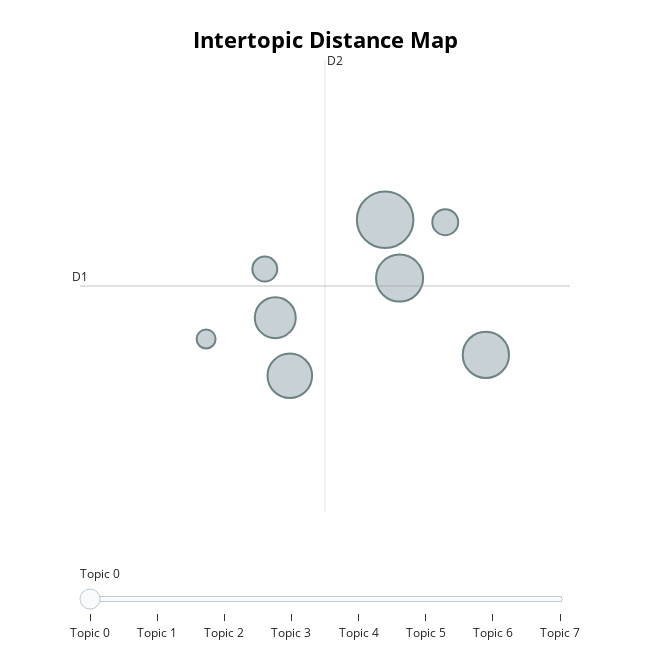

Source (notebook cell):
### Code cell
model.visualize_topics()

### Figure 1 — Plotly figure (JSON) as saved in the notebook; plotly's stock layout.template omitted (floating-point values rounded to 4 significant figures)
{"data": [{"customdata": [[0, "roce | byl | po | století | na", 124], [1, "je | sport | sportem | který | oblíbeným", 86], [2, "film | český | získal | za | je", 83], [3, "organismů | jsou | organismy | živých | dna", 77], [4, "energii | jsou | fotosyntéza | rychlosti | atomy", 65], [5, "buněk | je | proces | prostředí | bílé", 26], [6, "reakce | exotermické | chemické | endotermické | nebo", 24], [7, "prvky | periodická | tabulka | vlastností | podle", 14]], "hovertemplate": "<b>Topic %{customdata[0]}</b><br>%{customdata[1]}<br>Size: %{customdata[2]}", "legendgroup": "", "marker": {"color": "#B0BEC5", "line": {"color": "DarkSlateGrey", "width": 2}, "size": [124, 86, 83, 77, 65, 26, 24, 14], "sizemode": "area", "sizeref": 0.0775, "symbol": "circle"}, "mode": "markers", "name": "", "orientation": "v", "showlegend": false, "type": "scatter", "x": [-6.041, -5.909, -5.121, -6.911, -7.043, -5.492, -7.139, -7.675], "xaxis": "x", "y": [11.45, 10.82, 9.996, 9.773, 10.4, 11.42, 10.92, 10.17], "yaxis": "y"}], "layout": {"annotations": [{"showarrow": false, "text": "D1", "x": -8.826, "y": 10.74, "yshift": 10}, {"showarrow": false, "text": "D2", "x": -6.59, "xshift": 10, "y": 13.17}], "height": 650, "hoverlabel": {"bgcolor": "white", "font": {"family": "Rockwell", "size": 16}}, "legend": {"itemsizing": "constant", "tracegroupgap": 0}, "margin": {"t": 60}, "shapes": [{"line": {"color": "#CFD8DC", "width": 2}, "type": "line", "x0": -6.59, "x1": -6.59, "y0": 8.307, "y1": 13.17}, {"line": {"color": "#9E9E9E", "width": 2}, "type": "line", "x0": -8.826, "x1": -4.353, "y0": 10.74, "y1": 10.74}], "sliders": [{"active": 0, "pad": {"t": 50}, "steps": [{"args": [{"marker.color": [["red", "#B0BEC5", "#B0BEC5", "#B0BEC5", "#B0BEC5", "#B0BEC5", "#B0BEC5", "#B0BEC5"]]}], "label": "Topic 0", "method": "update"}, {"args": [{"marker.color": [["#B0BEC5", "red", "#B0BEC5", "#B0BEC5", "#B0BEC5", "#B0BEC5", "#B0BEC5", "#B0BEC5"]]}], "label": "Topic 1", "method": "update"}, {"args": [{"marker.color": [["#B0BEC5", "#B0BEC5", "red", "#B0BEC5", "#B0BEC5", "#B0BEC5", "#B0BEC5", "#B0BEC5"]]}], "label": "Topic 2", "method": "update"}, {"args": [{"marker.color": [["#B0BEC5", "#B0BEC5", "#B0BEC5", "red", "#B0BEC5", "#B0BEC5", "#B0BEC5", "#B0BEC5"]]}], "label": "Topic 3", "method": "update"}, {"args": [{"marker.color": [["#B0BEC5", "#B0BEC5", "#B0BEC5", "#B0BEC5", "red", "#B0BEC5", "#B0BEC5", "#B0BEC5"]]}], "label": "Topic 4", "method": "update"}, {"args": [{"marker.color": [["#B0BEC5", "#B0BEC5", "#B0BEC5", "#B0BEC5", "#B0BEC5", "red", "#B0BEC5", "#B0BEC5"]]}], "label": "Topic 5", "method": "update"}, {"args": [{"marker.color": [["#B0BEC5", "#B0BEC5", "#B0BEC5", "#B0BEC5", "#B0BEC5", "#B0BEC5", "red", "#B0BEC5"]]}], "label": "Topic 6", "method": "update"}, {"args": [{"marker.color": [["#B0BEC5", "#B0BEC5", "#B0BEC5", "#B0BEC5", "#B0BEC5", "#B0BEC5", "#B0BEC5", "red"]]}], "label": "Topic 7", "method": "update"}]}], "title": {"font": {"color": "Black", "size": 22}, "text": "<b>Intertopic Distance Map</b>", "x": 0.5, "xanchor": "center", "y": 0.95, "yanchor": "top"}, "width": 650, "xaxis": {"anchor": "y", "domain": [0, 1], "range": [-8.826, -4.353], "title": {"text": ""}, "visible": false}, "yaxis": {"anchor": "x", "domain": [0, 1], "range": [8.307, 13.17], "title": {"text": ""}, "visible": false}}}
